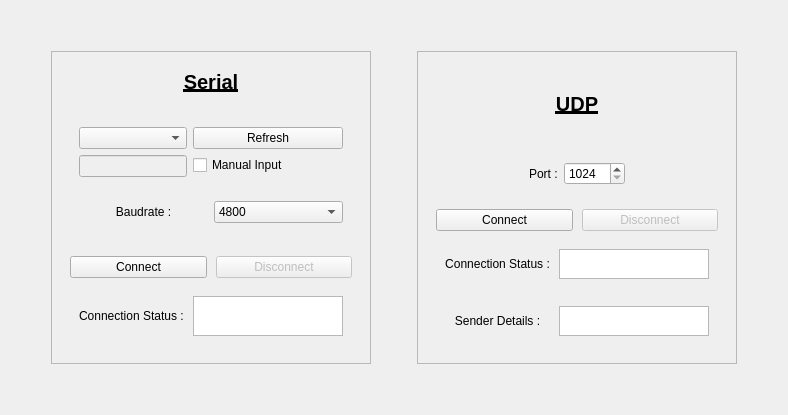
      <widget class="QWidget" name="tab_connections">
       <attribute name="title">
        <string>Connections</string>
       </attribute>
       <layout class="QGridLayout" name="gridLayout_2">
        <item row="1" column="1">
         <widget class="QFrame" name="frame">
          <property name="minimumSize">
           <size>
            <width>300</width>
            <height>250</height>
           </size>
          </property>
          <property name="frameShape">
           <enum>QFrame::Shape::StyledPanel</enum>
          </property>
          <property name="frameShadow">
           <enum>QFrame::Shadow::Raised</enum>
          </property>
          <layout class="QVBoxLayout" name="verticalLayout_16">
           <item>
            <layout class="QHBoxLayout" name="horizontalLayout_9">
             <property name="leftMargin">
              <number>9</number>
             </property>
             <property name="topMargin">
              <number>9</number>
             </property>
             <property name="rightMargin">
              <number>9</number>
             </property>
             <property name="bottomMargin">
              <number>9</number>
             </property>
             <item>
              <widget class="QLabel" name="label_28">
               <property name="font">
                <font>
                 <pointsize>15</pointsize>
                 <bold>true</bold>
                 <underline>true</underline>
                </font>
               </property>
               <property name="text">
                <string>Serial</string>
               </property>
               <property name="alignment">
                <set>Qt::AlignmentFlag::AlignCenter</set>
               </property>
              </widget>
             </item>
            </layout>
           </item>
           <item>
            <widget class="QFrame" name="horizontalFrame_serial_input_connection">
             <layout class="QVBoxLayout" name="verticalLayout_12">
              <property name="leftMargin">
               <number>9</number>
              </property>
              <property name="topMargin">
               <number>9</number>
              </property>
              <property name="rightMargin">
               <number>9</number>
              </property>
              <property name="bottomMargin">
               <number>9</number>
              </property>
              <item>
               <layout class="QHBoxLayout" name="horizontalLayout_2">
                <property name="leftMargin">
                 <number>9</number>
                </property>
                <property name="topMargin">
                 <number>9</number>
                </property>
                <property name="rightMargin">
                 <number>9</number>
                </property>
                <property name="bottomMargin">
                 <number>9</number>
                </property>
                <item>
                 <layout class="QVBoxLayout" name="verticalLayout_17">
                  <item>
                   <widget class="QComboBox" name="comboBox_serial_input_port_list">
                    <property name="sizePolicy">
                     <sizepolicy hsizetype="Ignored" vsizetype="Fixed">
                      <horstretch>0</horstretch>
                      <verstretch>0</verstretch>
                     </sizepolicy>
                    </property>
                    <property name="minimumSize">
                     <size>
                      <width>100</width>
                      <height>0</height>
                     </size>
                    </property>
                    <property name="font">
                     <font>
                      <pointsize>9</pointsize>
                     </font>
                    </property>
                   </widget>
                  </item>
                  <item>
                   <widget class="QLineEdit" name="lineEdit_serial_manual_input">
                    <property name="enabled">
                     <bool>false</bool>
                    </property>
                    <property name="sizePolicy">
                     <sizepolicy hsizetype="Maximum" vsizetype="Fixed">
                      <horstretch>0</horstretch>
                      <verstretch>0</verstretch>
                     </sizepolicy>
                    </property>
                   </widget>
                  </item>
                 </layout>
                </item>
                <item>
                 <layout class="QVBoxLayout" name="verticalLayout_19">
                  <property name="leftMargin">
                   <number>0</number>
                  </property>
                  <item>
                   <widget class="QPushButton" name="pushButton_refresh_available_ports_list">
                    <property name="font">
                     <font>
                      <pointsize>9</pointsize>
                     </font>
                    </property>
                    <property name="text">
                     <string>Refresh</string>
                    </property>
                    <property name="icon">
                     <iconset theme="QIcon::ThemeIcon::ViewRefresh"/>
                    </property>
                    <property name="iconSize">
                     <size>
                      <width>10</width>
                      <height>10</height>
                     </size>
                    </property>
                   </widget>
                  </item>
                  <item>
                   <widget class="QCheckBox" name="checkBox_serial_manual_input">
                    <property name="font">
                     <font>
                      <pointsize>9</pointsize>
                     </font>
                    </property>
                    <property name="text">
                     <string>Manual Input</string>
                    </property>
                   </widget>
                  </item>
                 </layout>
                </item>
               </layout>
              </item>
              <item>
               <layout class="QHBoxLayout" name="horizontalLayout_20">
                <property name="leftMargin">
                 <number>9</number>
                </property>
                <property name="topMargin">
                 <number>9</number>
                </property>
                <property name="rightMargin">
                 <number>9</number>
                </property>
                <property name="bottomMargin">
                 <number>9</number>
                </property>
                <item>
                 <widget class="QLabel" name="label_26">
                  <property name="font">
                   <font>
                    <pointsize>9</pointsize>
                   </font>
                  </property>
                  <property name="text">
                   <string>Baudrate :</string>
                  </property>
                  <property name="alignment">
                   <set>Qt::AlignmentFlag::AlignCenter</set>
                  </property>
                 </widget>
                </item>
                <item>
                 <widget class="QComboBox" name="comboBox_serial_input_port_baudrate">
                  <property name="enabled">
                   <bool>true</bool>
                  </property>
                  <property name="font">
                   <font>
                    <pointsize>9</pointsize>
                   </font>
                  </property>
                  <property name="editable">
                   <bool>false</bool>
                  </property>
                  <property name="currentText">
                   <string>4800</string>
                  </property>
                  <property name="currentIndex">
                   <number>2</number>
                  </property>
                  <item>
                   <property name="text">
                    <string>1200</string>
                   </property>
                  </item>
                  <item>
                   <property name="text">
                    <string>2400</string>
                   </property>
                  </item>
                  <item>
                   <property name="text">
                    <string>4800</string>
                   </property>
                  </item>
                  <item>
                   <property name="text">
                    <string>9600</string>
                   </property>
                  </item>
                  <item>
                   <property name="text">
                    <string>19200</string>
                   </property>
                  </item>
                  <item>
                   <property name="text">
                    <string>38400</string>
                   </property>
                  </item>
                  <item>
                   <property name="text">
                    <string>57600</string>
                   </property>
                  </item>
                  <item>
                   <property name="text">
                    <string>115200</string>
                   </property>
                  </item>
                 </widget>
                </item>
               </layout>
              </item>
             </layout>
            </widget>
           </item>
           <item>
            <widget class="QFrame" name="gridFrame">
             <layout class="QGridLayout" name="gridLayout_3">
              <property name="leftMargin">
               <number>9</number>
              </property>
              <property name="topMargin">
               <number>9</number>
              </property>
              <property name="rightMargin">
               <number>9</number>
              </property>
              <property name="bottomMargin">
               <number>9</number>
              </property>
              <property name="spacing">
               <number>9</number>
              </property>
              <item row="0" column="0">
               <widget class="QPushButton" name="pushButton_connect_serial_input">
                <property name="font">
                 <font>
                  <pointsize>9</pointsize>
                 </font>
                </property>
                <property name="text">
                 <string>Connect</string>
                </property>
               </widget>
              </item>
              <item row="0" column="1">
               <widget class="QPushButton" name="pushButton_disconnect_serial_input">
                <property name="enabled">
                 <bool>false</bool>
                </property>
                <property name="font">
                 <font>
                  <pointsize>9</pointsize>
                 </font>
                </property>
                <property name="text">
                 <string>Disconnect</string>
                </property>
               </widget>
              </item>
              <item row="1" column="0" colspan="2">
               <layout class="QHBoxLayout" name="horizontalLayout_55">
                <property name="leftMargin">
                 <number>9</number>
                </property>
                <property name="topMargin">
                 <number>9</number>
                </property>
                <property name="rightMargin">
                 <number>9</number>
                </property>
                <property name="bottomMargin">
                 <number>9</number>
                </property>
                <item>
                 <widget class="QLabel" name="label_69">
                  <property name="text">
                   <string>Connection Status :</string>
                  </property>
                 </widget>
                </item>
                <item>
                 <widget class="QPlainTextEdit" name="plainTextEdit_connection_status">
                  <property name="sizePolicy">
                   <sizepolicy hsizetype="Expanding" vsizetype="Fixed">
                    <horstretch>0</horstretch>
                    <verstretch>0</verstretch>
                   </sizepolicy>
                  </property>
                  <property name="maximumSize">
                   <size>
                    <width>150</width>
                    <height>40</height>
                   </size>
                  </property>
                  <property name="readOnly">
                   <bool>true</bool>
                  </property>
                 </widget>
                </item>
               </layout>
              </item>
             </layout>
            </widget>
           </item>
          </layout>
         </widget>
        </item>
        <item row="1" column="2">
         <spacer name="horizontalSpacer_9">
          <property name="orientation">
           <enum>Qt::Orientation::Horizontal</enum>
          </property>
          <property name="sizeHint" stdset="0">
           <size>
            <width>40</width>
            <height>20</height>
           </size>
          </property>
         </spacer>
        </item>
        <item row="1" column="4">
         <spacer name="horizontalSpacer_3">
          <property name="orientation">
           <enum>Qt::Orientation::Horizontal</enum>
          </property>
          <property name="sizeHint" stdset="0">
           <size>
            <width>40</width>
            <height>20</height>
           </size>
          </property>
         </spacer>
        </item>
        <item row="1" column="0">
         <spacer name="horizontalSpacer">
          <property name="orientation">
           <enum>Qt::Orientation::Horizontal</enum>
          </property>
          <property name="sizeHint" stdset="0">
           <size>
            <width>40</width>
            <height>20</height>
           </size>
          </property>
         </spacer>
        </item>
        <item row="1" column="3">
         <widget class="QFrame" name="verticalFrame">
          <property name="frameShape">
           <enum>QFrame::Shape::StyledPanel</enum>
          </property>
          <layout class="QVBoxLayout" name="verticalLayout_22">
           <property name="leftMargin">
            <number>9</number>
           </property>
           <property name="topMargin">
            <number>9</number>
           </property>
           <property name="rightMargin">
            <number>9</number>
           </property>
           <property name="bottomMargin">
            <number>9</number>
           </property>
           <item>
            <layout class="QHBoxLayout" name="horizontalLayout_52">
             <property name="leftMargin">
              <number>9</number>
             </property>
             <property name="topMargin">
              <number>9</number>
             </property>
             <property name="rightMargin">
              <number>9</number>
             </property>
             <property name="bottomMargin">
              <number>9</number>
             </property>
             <item>
              <widget class="QLabel" name="label_63">
               <property name="font">
                <font>
                 <pointsize>15</pointsize>
                 <bold>true</bold>
                 <underline>true</underline>
                </font>
               </property>
               <property name="text">
                <string>UDP</string>
               </property>
               <property name="alignment">
                <set>Qt::AlignmentFlag::AlignCenter</set>
               </property>
              </widget>
             </item>
            </layout>
           </item>
           <item>
            <layout class="QHBoxLayout" name="horizontalLayout_53">
             <property name="leftMargin">
              <number>9</number>
             </property>
             <property name="topMargin">
              <number>9</number>
             </property>
             <property name="rightMargin">
              <number>9</number>
             </property>
             <property name="bottomMargin">
              <number>9</number>
             </property>
             <item>
              <spacer name="horizontalSpacer_10">
               <property name="orientation">
                <enum>Qt::Orientation::Horizontal</enum>
               </property>
               <property name="sizeType">
                <enum>QSizePolicy::Policy::MinimumExpanding</enum>
               </property>
               <property name="sizeHint" stdset="0">
                <size>
                 <width>40</width>
                 <height>20</height>
                </size>
               </property>
              </spacer>
             </item>
             <item>
              <widget class="QLabel" name="label_64">
               <property name="text">
                <string>Port :</string>
               </property>
              </widget>
             </item>
             <item>
              <widget class="QSpinBox" name="spinBox_port_input_udp">
               <property name="minimum">
                <number>1024</number>
               </property>
               <property name="maximum">
                <number>65535</number>
               </property>
               <property name="value">
                <number>1024</number>
               </property>
              </widget>
             </item>
             <item>
              <spacer name="horizontalSpacer_11">
               <property name="orientation">
                <enum>Qt::Orientation::Horizontal</enum>
               </property>
               <property name="sizeType">
                <enum>QSizePolicy::Policy::MinimumExpanding</enum>
               </property>
               <property name="sizeHint" stdset="0">
                <size>
                 <width>40</width>
                 <height>20</height>
                </size>
               </property>
              </spacer>
             </item>
            </layout>
           </item>
           <item>
            <widget class="QFrame" name="gridFrame_2">
             <layout class="QGridLayout" name="gridLayout_9">
              <property name="leftMargin">
               <number>9</number>
              </property>
              <property name="topMargin">
               <number>9</number>
              </property>
              <property name="rightMargin">
               <number>9</number>
              </property>
              <property name="bottomMargin">
               <number>9</number>
              </property>
              <property name="spacing">
               <number>9</number>
              </property>
              <item row="0" column="1">
               <widget class="QPushButton" name="pushButton_disconnect_udp_input">
                <property name="enabled">
                 <bool>false</bool>
                </property>
                <property name="sizePolicy">
                 <sizepolicy hsizetype="Preferred" vsizetype="Fixed">
                  <horstretch>0</horstretch>
                  <verstretch>0</verstretch>
                 </sizepolicy>
                </property>
                <property name="font">
                 <font>
                  <pointsize>9</pointsize>
                 </font>
                </property>
                <property name="text">
                 <string>Disconnect</string>
                </property>
                <property name="checkable">
                 <bool>true</bool>
                </property>
               </widget>
              </item>
              <item row="0" column="0">
               <widget class="QPushButton" name="pushButton_connect_udp_input">
                <property name="sizePolicy">
                 <sizepolicy hsizetype="Preferred" vsizetype="Fixed">
                  <horstretch>0</horstretch>
                  <verstretch>0</verstretch>
                 </sizepolicy>
                </property>
                <property name="font">
                 <font>
                  <pointsize>9</pointsize>
                 </font>
                </property>
                <property name="text">
                 <string>Connect</string>
                </property>
                <property name="checkable">
                 <bool>true</bool>
                </property>
               </widget>
              </item>
              <item row="1" column="0" colspan="2">
               <layout class="QHBoxLayout" name="horizontalLayout_56">
                <property name="leftMargin">
                 <number>9</number>
                </property>
                <property name="topMargin">
                 <number>9</number>
                </property>
                <property name="rightMargin">
                 <number>9</number>
                </property>
                <property name="bottomMargin">
                 <number>9</number>
                </property>
                <item>
                 <widget class="QLabel" name="label_70">
                  <property name="text">
                   <string>Connection Status :</string>
                  </property>
                  <property name="alignment">
                   <set>Qt::AlignmentFlag::AlignCenter</set>
                  </property>
                 </widget>
                </item>
                <item>
                 <widget class="QPlainTextEdit" name="plainTextEdit_connection_status_udp">
                  <property name="sizePolicy">
                   <sizepolicy hsizetype="Expanding" vsizetype="Fixed">
                    <horstretch>0</horstretch>
                    <verstretch>0</verstretch>
                   </sizepolicy>
                  </property>
                  <property name="maximumSize">
                   <size>
                    <width>150</width>
                    <height>30</height>
                   </size>
                  </property>
                  <property name="readOnly">
                   <bool>true</bool>
                  </property>
                 </widget>
                </item>
               </layout>
              </item>
              <item row="2" column="0" colspan="2">
               <layout class="QHBoxLayout" name="horizontalLayout_57">
                <property name="leftMargin">
                 <number>9</number>
                </property>
                <property name="topMargin">
                 <number>9</number>
                </property>
                <property name="rightMargin">
                 <number>9</number>
                </property>
                <property name="bottomMargin">
                 <number>9</number>
                </property>
                <item>
                 <widget class="QLabel" name="label_71">
                  <property name="text">
                   <string>Sender Details :</string>
                  </property>
                  <property name="alignment">
                   <set>Qt::AlignmentFlag::AlignCenter</set>
                  </property>
                 </widget>
                </item>
                <item>
                 <widget class="QPlainTextEdit" name="plainTextEdit_udp_sender_details">
                  <property name="sizePolicy">
                   <sizepolicy hsizetype="Expanding" vsizetype="Fixed">
                    <horstretch>0</horstretch>
                    <verstretch>0</verstretch>
                   </sizepolicy>
                  </property>
                  <property name="maximumSize">
                   <size>
                    <width>150</width>
                    <height>30</height>
                   </size>
                  </property>
                  <property name="readOnly">
                   <bool>true</bool>
                  </property>
                 </widget>
                </item>
               </layout>
              </item>
             </layout>
            </widget>
           </item>
          </layout>
         </widget>
        </item>
        <item row="0" column="2">
         <spacer name="verticalSpacer_17">
          <property name="orientation">
           <enum>Qt::Orientation::Vertical</enum>
          </property>
          <property name="sizeHint" stdset="0">
           <size>
            <width>20</width>
            <height>40</height>
           </size>
          </property>
         </spacer>
        </item>
        <item row="2" column="2">
         <spacer name="verticalSpacer_18">
          <property name="orientation">
           <enum>Qt::Orientation::Vertical</enum>
          </property>
          <property name="sizeHint" stdset="0">
           <size>
            <width>20</width>
            <height>40</height>
           </size>
          </property>
         </spacer>
        </item>
       </layout>
      </widget>
